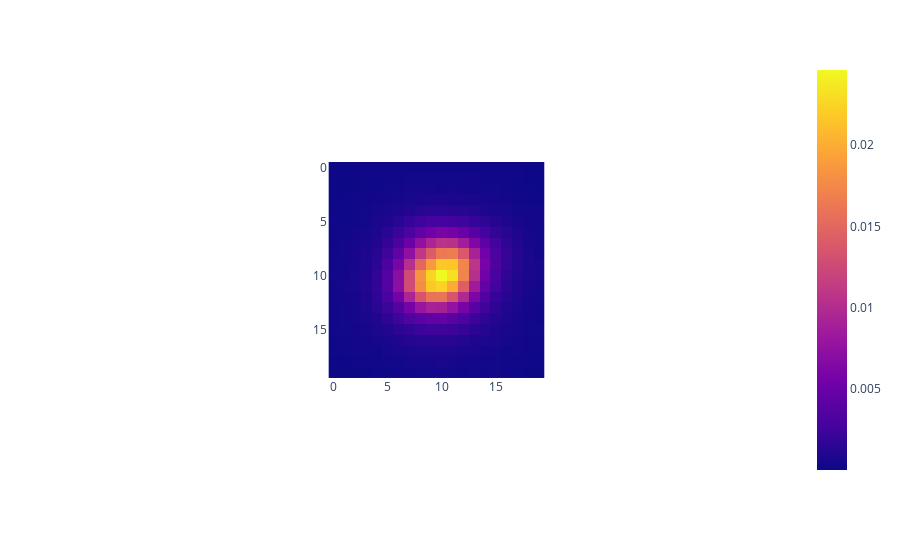

Here is the notebook cell this chart was saved with:
### Code cell
px.imshow(m.evaluate(x_center, y_center), aspect='equal').show()

### Figure 1 — Plotly figure (JSON) as saved in the notebook; plotly's stock layout.template omitted (floating-point values rounded to 4 significant figures; data arrays with more than 128 entries replaced by an {"elided": "..."} marker saying what was removed)
{"data": [{"coloraxis": "coloraxis", "hovertemplate": "x: %{x}<br>y: %{y}<br>color: %{z}<extra></extra>", "name": "0", "type": "heatmap", "xaxis": "x", "yaxis": "y", "z": {"elided": "20x20 float values"}}], "layout": {"autosize": true, "coloraxis": {"colorscale": [[0, "#0d0887"], [0.1111, "#46039f"], [0.2222, "#7201a8"], [0.3333, "#9c179e"], [0.4444, "#bd3786"], [0.5556, "#d8576b"], [0.6667, "#ed7953"], [0.7778, "#fb9f3a"], [0.8889, "#fdca26"], [1, "#f0f921"]]}, "margin": {"t": 60}, "xaxis": {"anchor": "y", "autorange": true, "constrain": "domain", "domain": [0.3485, 0.6515], "range": [-0.5, 19.5], "scaleanchor": "y"}, "yaxis": {"anchor": "x", "autorange": true, "constrain": "domain", "domain": [0, 1], "range": [19.5, -0.5]}}}
